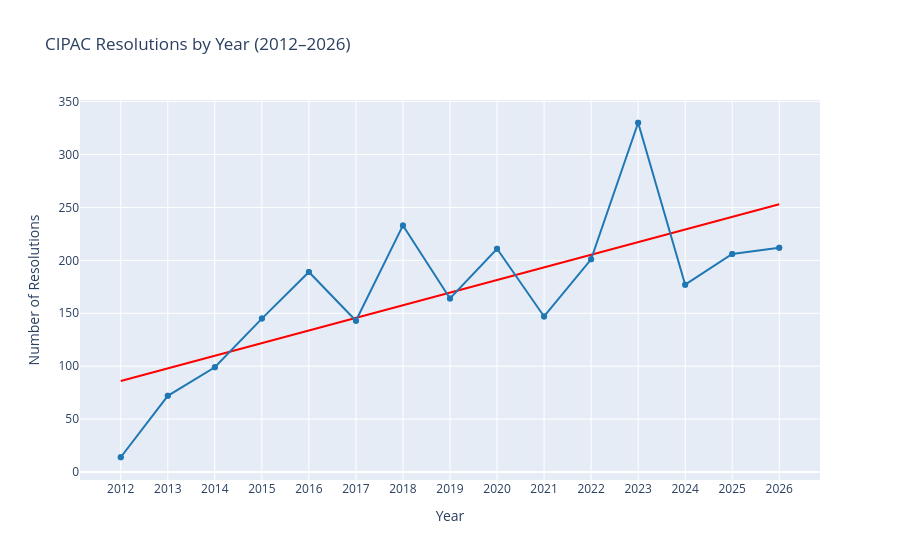

Write notebook code for a chart like this one.
### Markdown cell above
## 5. Resolutions by Year

Analyzing how CIPAC resolution volume has evolved year over year from 2012 to 2026.

### Code cell
# Resolutions per year
res_per_year = df['year'].value_counts().sort_index().reset_index()
res_per_year.columns = ['year', 'count']

fig = px.scatter(
    res_per_year,
    x='year',
    y='count',
    title='CIPAC Resolutions by Year (2012–2026)',
    labels={'year': 'Year', 'count': 'Number of Resolutions'},
    trendline='ols',
    trendline_color_override='red'
)
fig.update_traces(marker_color='#1f77b4', selector=dict(mode='markers'))
fig.add_scatter(
    x=res_per_year['year'],
    y=res_per_year['count'],
    mode='lines+markers',
    line_color='#1f77b4',
    marker_color='#1f77b4',
    showlegend=False
)
fig.update_layout(showlegend=True)
fig.show()

print(f"\nPeak year:   {res_per_year.loc[res_per_year['count'].idxmax(), 'year']} ({res_per_year['count'].max()} resolutions)")
print(f"Lowest year: {res_per_year.loc[res_per_year['count'].idxmin(), 'year']} ({res_per_year['count'].min()} resolutions)")
print(f"Average:     {res_per_year['count'].mean():.0f} resolutions/year")

print(f"\nTotal approved:  {len(df[df['resolution_type'] == 'approved'])}")
print(f"Total rejected:  {len(df[df['resolution_type'] == 'rejected'])}")

### Figure 1 — Plotly figure (JSON) as saved in the notebook; plotly's stock layout.template omitted (floating-point values rounded to 4 significant figures)
{"data": [{"hovertemplate": "Year=%{x}<br>Number of Resolutions=%{y}<extra></extra>", "legendgroup": "", "marker": {"color": "#1f77b4", "symbol": "circle"}, "mode": "markers", "name": "", "orientation": "v", "showlegend": false, "type": "scatter", "x": ["2012", "2013", "2014", "2015", "2016", "2017", "2018", "2019", "2020", "2021", "2022", "2023", "2024", "2025", "2026"], "xaxis": "x", "y": [14, 72, 99, 145, 189, 143, 233, 164, 211, 147, 201, 330, 177, 206, 212], "yaxis": "y"}, {"hovertemplate": "<b>OLS trendline</b><br>count = 11.9357 * year + -23928.7<br>R<sup>2</sup>=0.520898<br><br>Year=%{x}<br>Number of Resolutions=%{y} <b>(trend)</b><extra></extra>", "legendgroup": "", "line": {"color": "red"}, "marker": {"color": "#636efa", "symbol": "circle"}, "mode": "lines", "name": "", "showlegend": false, "type": "scatter", "x": ["2012", "2013", "2014", "2015", "2016", "2017", "2018", "2019", "2020", "2021", "2022", "2023", "2024", "2025", "2026"], "xaxis": "x", "y": [85.98, 97.92, 109.9, 121.8, 133.7, 145.7, 157.6, 169.5, 181.5, 193.4, 205.3, 217.3, 229.2, 241.1, 253.1], "yaxis": "y"}, {"line": {"color": "#1f77b4"}, "marker": {"color": "#1f77b4"}, "mode": "lines+markers", "showlegend": false, "type": "scatter", "x": ["2012", "2013", "2014", "2015", "2016", "2017", "2018", "2019", "2020", "2021", "2022", "2023", "2024", "2025", "2026"], "y": [14, 72, 99, 145, 189, 143, 233, 164, 211, 147, 201, 330, 177, 206, 212]}], "layout": {"legend": {"tracegroupgap": 0}, "showlegend": true, "title": {"text": "CIPAC Resolutions by Year (2012–2026)"}, "xaxis": {"anchor": "y", "domain": [0, 1], "title": {"text": "Year"}}, "yaxis": {"anchor": "x", "domain": [0, 1], "title": {"text": "Number of Resolutions"}}}}
